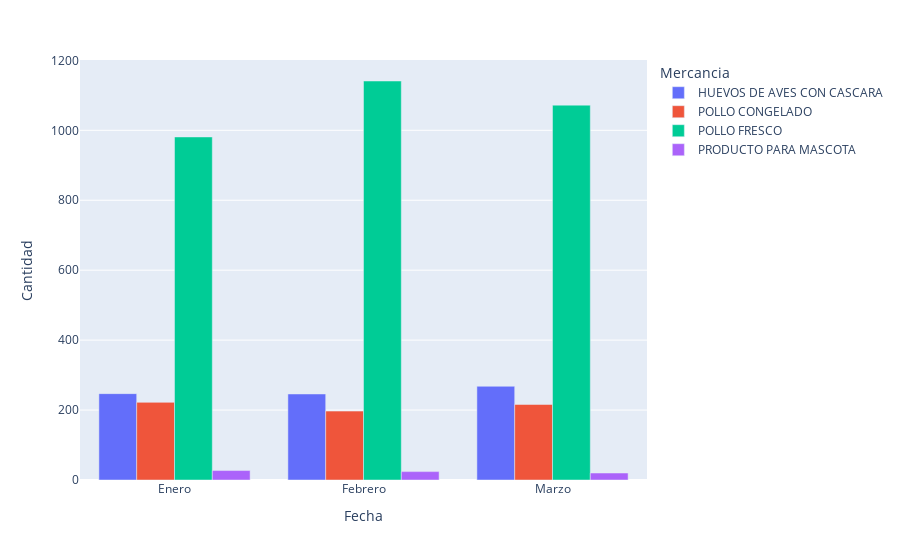

Here is the notebook cell this chart was saved with:
### Markdown cell above
## Factores claves 

El factor clave es la mercancia transportada sobre cada sucursal.

### Code cell
df_grouped = df_filtered.groupby([df_filtered['Fecha'].dt.month, 'Mercancia']).size().reset_index(name='Cantidad')

meses = {1: 'Enero', 2: 'Febrero', 3: 'Marzo'}
df_grouped['Fecha'] = df_grouped['Fecha'].map(meses)

fig = px.bar(df_grouped, x='Fecha', y='Cantidad', color='Mercancia', barmode='group')
fig.show()

### Figure 1 — Plotly figure (JSON) as saved in the notebook; plotly's stock layout.template omitted (floating-point values rounded to 4 significant figures)
{"data": [{"alignmentgroup": "True", "hovertemplate": "Mercancia=HUEVOS DE AVES CON CASCARA<br>Fecha=%{x}<br>Cantidad=%{y}<extra></extra>", "legendgroup": "HUEVOS DE AVES CON CASCARA", "marker": {"color": "#636efa", "pattern": {"shape": ""}}, "name": "HUEVOS DE AVES CON CASCARA", "offsetgroup": "HUEVOS DE AVES CON CASCARA", "orientation": "v", "showlegend": true, "textposition": "auto", "type": "bar", "x": ["Enero", "Febrero", "Marzo"], "xaxis": "x", "y": [247, 246, 268], "yaxis": "y"}, {"alignmentgroup": "True", "hovertemplate": "Mercancia=POLLO CONGELADO<br>Fecha=%{x}<br>Cantidad=%{y}<extra></extra>", "legendgroup": "POLLO CONGELADO", "marker": {"color": "#EF553B", "pattern": {"shape": ""}}, "name": "POLLO CONGELADO", "offsetgroup": "POLLO CONGELADO", "orientation": "v", "showlegend": true, "textposition": "auto", "type": "bar", "x": ["Enero", "Febrero", "Marzo"], "xaxis": "x", "y": [222, 197, 216], "yaxis": "y"}, {"alignmentgroup": "True", "hovertemplate": "Mercancia=POLLO FRESCO<br>Fecha=%{x}<br>Cantidad=%{y}<extra></extra>", "legendgroup": "POLLO FRESCO", "marker": {"color": "#00cc96", "pattern": {"shape": ""}}, "name": "POLLO FRESCO", "offsetgroup": "POLLO FRESCO", "orientation": "v", "showlegend": true, "textposition": "auto", "type": "bar", "x": ["Enero", "Febrero", "Marzo"], "xaxis": "x", "y": [981, 1141, 1072], "yaxis": "y"}, {"alignmentgroup": "True", "hovertemplate": "Mercancia=PRODUCTO PARA MASCOTA<br>Fecha=%{x}<br>Cantidad=%{y}<extra></extra>", "legendgroup": "PRODUCTO PARA MASCOTA", "marker": {"color": "#ab63fa", "pattern": {"shape": ""}}, "name": "PRODUCTO PARA MASCOTA", "offsetgroup": "PRODUCTO PARA MASCOTA", "orientation": "v", "showlegend": true, "textposition": "auto", "type": "bar", "x": ["Enero", "Febrero", "Marzo"], "xaxis": "x", "y": [27, 24, 20], "yaxis": "y"}], "layout": {"barmode": "group", "legend": {"title": {"text": "Mercancia"}, "tracegroupgap": 0}, "margin": {"t": 60}, "xaxis": {"anchor": "y", "domain": [0, 1], "title": {"text": "Fecha"}}, "yaxis": {"anchor": "x", "domain": [0, 1], "title": {"text": "Cantidad"}}}}
